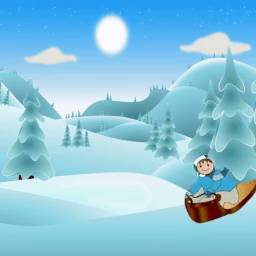
#> input picture frame 3 of DIP_Assignment1/Data/motionSegmentation.mp4, 256 x 256 px
$ python Que2.py
#> lines starting #> are read from the running program, lines starting #| are printed output that depends on the picture
#Changing to grayscale image.Changes done for that

import cv2
import os
import numpy as np
import matplotlib.pyplot as plt
from Functions.motionSegmentation import motionSegmentation

#%% Importing the relevant function and setting directories
os.chdir(os.path.dirname(os.path.realpath(__file__)))

functionName = os.getcwd()+os.sep+'Functions'+os.sep+'motionSegmentation.py'

exec(open(functionName).read())

#%% Reading video

video_file = r'Data'+os.sep+'motionSegmentation.mp4' #%Put your video file inside data folder and change the name of the file and format if needed

video=[]
cap = cv2.VideoCapture(video_file)
ret, frame = cap.read()
#> frame is the input picture: shape (256, 256, 3); mean B, G, R 219.9, 197.7, 139.5
#reading all frames
while ret:
    frame = cv2.cvtColor(frame, cv2.COLOR_BGR2GRAY) #adding the additional line of code for black and white conversion
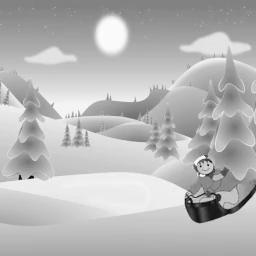
#> frame: shape (256, 256); min 8, max 253, mean 182.7
    video.append(frame)
    ret, frame = cap.read()
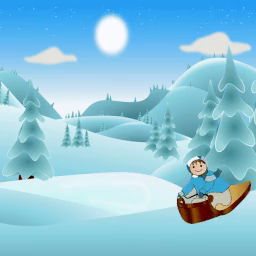
#> input picture frame 4 of DIP_Assignment1/Data/motionSegmentation.mp4, 256 x 256 px
#> frame is the input picture: shape (256, 256, 3); mean B, G, R 219.6, 197.5, 139.1

cap.release()
video = np.array(video)
video=np.moveaxis(video, 0, -1)
#%% The main functionality
[backgroundImage,foregroundVideo] = motionSegmentation(video)


#%% Displaying Result and Writing the same
plt.imshow(backgroundImage,cmap='gray'); plt.title('Background Image')
cv2.imwrite('Results'+os.sep+'Que2.png',backgroundImage)

size= np.shape(foregroundVideo)
result = cv2.VideoWriter('Results'+os.sep+'Que2.mp4',
                          cv2.VideoWriter_fourcc(*'mp4v'),
                          30, (size[1],size[0]),0)
for ii in range(size[2]):
    result.write(foregroundVideo[:,:,ii])   # subsequent changes done
result.release()

$ run again, starting later in the video
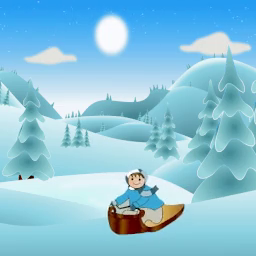
#> input picture frame 13 of DIP_Assignment1/Data/motionSegmentation.mp4, 256 x 256 px
#> frame is the input picture: shape (256, 256, 3); mean B, G, R 218.5, 196.3, 137.4
#> `frame = cv2.cvtColor(frame, cv2.COLOR_BGR2GRAY)`:
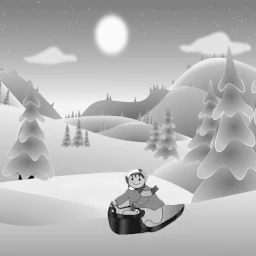
#> frame: shape (256, 256); min 2, max 255, mean 181.1
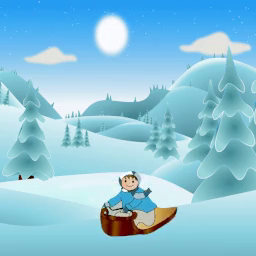
#> input picture frame 14 of DIP_Assignment1/Data/motionSegmentation.mp4, 256 x 256 px
#> frame is the input picture: shape (256, 256, 3); mean B, G, R 218.5, 196.4, 137.6

$ run again, starting later in the video
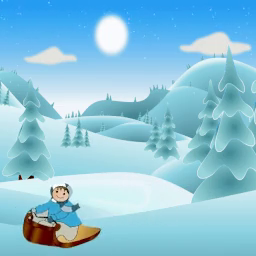
#> input picture frame 24 of DIP_Assignment1/Data/motionSegmentation.mp4, 256 x 256 px
#> frame is the input picture: shape (256, 256, 3); mean B, G, R 218.9, 197, 139
#> frame: shape (256, 256)
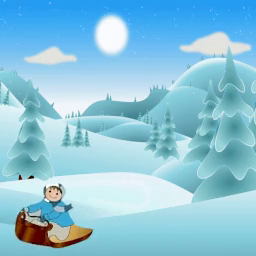
#> input picture frame 25 of DIP_Assignment1/Data/motionSegmentation.mp4, 256 x 256 px
#> frame is the input picture: shape (256, 256, 3); mean B, G, R 219, 197.1, 139.2
#> `[backgroundImage,foregroundVideo] = motionSegmentation(video)`:
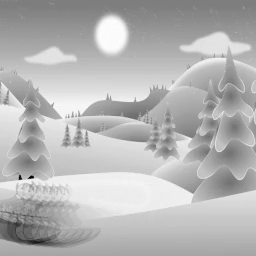
#> backgroundImage: shape (256, 256); min 0, max 255, mean 180.9
